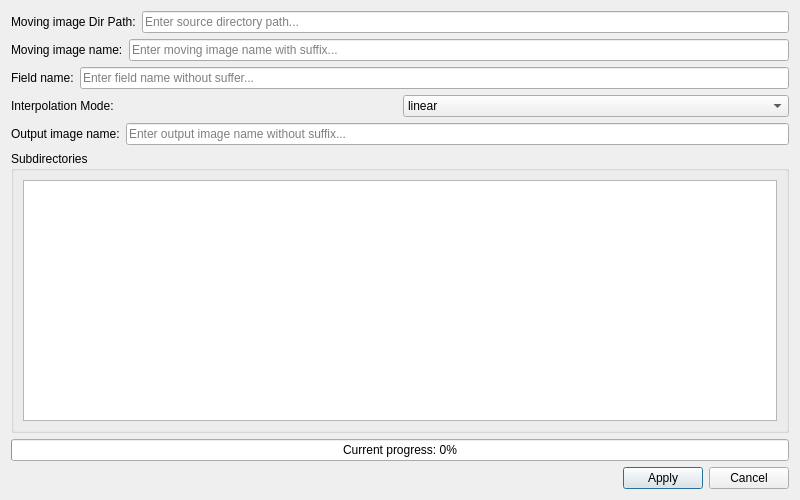
  <widget class="QDialog" name="dialog3_pet">
    <property name="geometry">
        <rect>
            <x>0</x>
            <y>0</y>
            <width>800</width>
            <height>500</height>
        </rect>
    </property>
    <property name="windowTitle">
        <string>SynthMorph Field Apply</string>
    </property>
    <property name="modal">
        <bool>true</bool>
    </property>
    <layout class="QVBoxLayout" name="verticalLayout_dialog3">
        <!-- 第一行：路径输入 -->
        <item>
            <layout class="QHBoxLayout" name="horizontalLayout_path333">
                <item>
                    <widget class="QLabel" name="label_dialog31">
                        <property name="text">
                            <string>Moving image Dir Path:</string>
                        </property>
                    </widget>
                </item>
                <item>
                    <widget class="QLineEdit" name="lineEdit_3_1_pet">
                        <property name="placeholderText">
                            <string>Enter source directory path...</string>
                        </property>
                        <property name="minimumWidth">
                            <number>200</number>
                        </property>
                        <property name="maximumWidth">
                            <number>600</number>
                        </property>
                    </widget>
                </item>
            </layout>
        </item>
        
        <!-- 第二行：需要形变的文件名 -->
        <item>
            <layout class="QHBoxLayout" name="horizontalLayout_path2">
                <item>
                    <widget class="QLabel" name="label_dialog32">
                        <property name="text">
                            <string>Moving image name:</string>
                        </property>
                    </widget>
                </item>
                <item>
                    <widget class="QLineEdit" name="lineEdit_3_2_pet">
                        <property name="placeholderText">
                            <string>Enter moving image name with suffix...</string>
                        </property>
                        <property name="minimumWidth">
                            <number>200</number>
                        </property>
                        <property name="maximumWidth">
                            <number>600</number>
                        </property>
                    </widget>
                </item>
            </layout>
        </item>

        <!-- 第三行：形变场文件名 -->
        <item>
            <layout class="QHBoxLayout" name="horizontalLayout_path345">
                <item>
                    <widget class="QLabel" name="label_dialog331">
                        <property name="text">
                            <string>Field name:</string>
                        </property>
                    </widget>
                </item>
                <item>
                    <widget class="QLineEdit" name="lineEdit_3_3_pet">
                        <property name="placeholderText">
                            <string>Enter field name without suffer...</string>
                        </property>
                        <property name="minimumWidth">
                            <number>200</number>
                        </property>
                        <property name="maximumWidth">
                            <number>600</number>
                        </property>
                    </widget>
                </item>
            </layout>
        </item>

        <!-- 第四行：插值模式 -->
        <item>
            <layout class="QHBoxLayout" name="horizontalLayout_1_3_batch">
                <property name="spacing">6</property>
                <property name="layoutStretch">3,3</property>
                <item>
                    <widget class="QLabel" name="label">
                        <property name="text">
                            <string>Interpolation Mode:</string>
                        </property>
                    </widget>
                </item>
                <item>
                    <widget class="QComboBox" name="interpolationComboBox_synthmorph_apply_batch">
                        <property name="toolTip">
                            <string>Select interpolation method for registration</string>
                        </property>
                        <property name="minimumWidth">
                            <number>600</number>
                        </property>
                        <property name="maximumWidth">
                            <number>800</number>
                        </property>
                        <property name="enabled">
                            <bool>true</bool>
                        </property>
                        <item>
                            <property name="text">
                                <string>linear</string>
                            </property>
                        </item>
                        <item>
                            <property name="text">
                                <string>nearest</string>
                            </property>
                        </item>
                    </widget>
                </item>
            </layout>
        </item>

        <!-- 第四行：输出的文件名 -->
        <item>
            <layout class="QHBoxLayout" name="horizontalLayout_path445">
                <item>
                    <widget class="QLabel" name="label_path4456">
                        <property name="text">
                            <string>Output image name:</string>
                        </property>
                    </widget>
                </item>
                <item>
                    <widget class="QLineEdit" name="lineEdit_3_4_pet">
                        <property name="placeholderText">
                            <string>Enter output image name without suffix...</string>
                        </property>
                        <property name="minimumWidth">
                            <number>200</number>
                        </property>
                        <property name="maximumWidth">
                            <number>600</number>
                        </property>
                    </widget>
                </item>
            </layout>
        </item>

        <!-- 第五行：带滚动条的显示框 -->
        <item>
            <widget class="QGroupBox" name="groupBox_display3">
                <property name="title">
                    <string>Subdirectories</string>
                </property>
                <layout class="QVBoxLayout" name="verticalLayout_display3">
                    <item>
                        <widget class="QTextEdit" name="textEdit_display3_pet">
                            <property name="readOnly">
                                <bool>true</bool>
                            </property>
                            <property name="lineWrapMode">
                                <enum>QTextEdit::NoWrap</enum>
                            </property>
                        </widget>
                    </item>
                </layout>
            </widget>
        </item>

        <!-- 第六行：进度条 -->
        <item>
            <widget class="QProgressBar" name="progressBar3_pet">
                <property name="minimum">
                <number>0</number>
                </property>
                <property name="maximum">
                <number>100</number>
                </property>
                <property name="value">
                <number>0</number>
                </property>
                <property name="textVisible">
                <bool>true</bool>
                </property>
                <property name="format">
                <string>Current progress: %p%</string>
                </property>
            </widget>
        </item>
        
        <!-- 第七行：按钮 -->
        <item>
            <layout class="QHBoxLayout" name="horizontalLayout_buttons3_pet">
                <item>
                    <spacer name="horizontalSpacer3">
                        <property name="orientation">
                            <enum>Qt::Horizontal</enum>
                        </property>
                        <property name="sizeHint" stdset="0">
                            <size>
                                <width>40</width>
                                <height>20</height>
                            </size>
                        </property>
                    </spacer>
                </item>
                <item>
                    <widget class="QPushButton" name="applyButton3_pet">
                        <property name="text">
                            <string>Apply</string>
                        </property>
                    </widget>
                </item>
                <item>
                    <widget class="QPushButton" name="cancelButton3_pet">
                        <property name="text">
                            <string>Cancel</string>
                        </property>
                    </widget>
                </item>
            </layout>
        </item>
    </layout>
  </widget>
